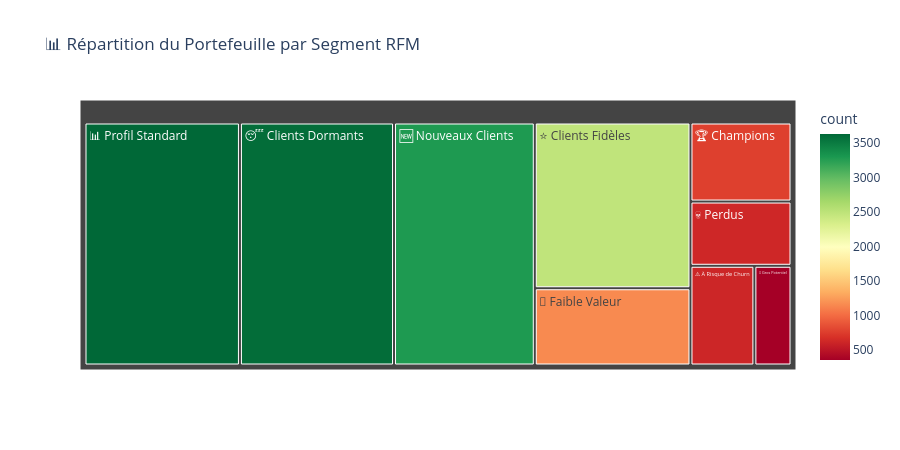

Write notebook code for a chart like this one.
### Code cell
# Visualisation RFM
seg_stats_rfm = master.groupby('RFM_SEGMENT').agg(
    NB_CLIENTS      = ('ID_CLIENT',       'count'),
    TOTAL_PRIMES    = ('TOTAL_PRIMES',    'mean'),
    RECENCY_DAYS    = ('RECENCY_DAYS',    'mean'),
    NB_POLICES      = ('NB_POLICES',      'mean'),
    SP_RATIO        = ('SP_RATIO',        'mean'),
    TAUX_IMPAYE     = ('TAUX_IMPAYE',     'mean'),
    ANCIENNETE      = ('ANCIENNETE_JOURS','mean'),
).round(2).sort_values('TOTAL_PRIMES', ascending=False)

display(seg_stats_rfm.style
    .background_gradient(subset=['TOTAL_PRIMES'], cmap='Greens')
    .background_gradient(subset=['SP_RATIO'],     cmap='Reds')
    .background_gradient(subset=['TAUX_IMPAYE'],  cmap='Oranges')
    .format({
        'TOTAL_PRIMES': '{:,.0f}',
        'RECENCY_DAYS': '{:.0f}j',
        'NB_POLICES':   '{:.2f}',
        'SP_RATIO':     '{:.3f}',
        'TAUX_IMPAYE':  '{:.2%}',
        'ANCIENNETE':   '{:.0f}j',
    })
    .set_caption('Profil moyen par Segment RFM')
)

# Treemap
fig = px.treemap(
    seg_counts.reset_index(),
    path=['RFM_SEGMENT'], values='count',
    title='📊 Répartition du Portefeuille par Segment RFM',
    color='count',
    color_continuous_scale='RdYlGn'
)
fig.update_layout(height=450)
fig.show()

### Figure 1 — Plotly figure (JSON) as saved in the notebook; plotly's stock layout.template omitted (floating-point values rounded to 4 significant figures)
{"data": [{"branchvalues": "total", "customdata": [[613], [2482], [3290], [1157], [768], [624], [356], [3633], [3601]], "domain": {"x": [0, 1], "y": [0, 1]}, "hovertemplate": "labels=%{label}<br>count_sum=%{value}<br>parent=%{parent}<br>id=%{id}<br>count=%{color}<extra></extra>", "ids": ["⚠️ À Risque de Churn", "⭐ Clients Fidèles", "🆕 Nouveaux Clients", "🌱 Faible Valeur", "🏆 Champions", "💀 Perdus", "💎 Gros Potentiel", "📊 Profil Standard", "😴 Clients Dormants"], "labels": ["⚠️ À Risque de Churn", "⭐ Clients Fidèles", "🆕 Nouveaux Clients", "🌱 Faible Valeur", "🏆 Champions", "💀 Perdus", "💎 Gros Potentiel", "📊 Profil Standard", "😴 Clients Dormants"], "marker": {"coloraxis": "coloraxis", "colors": [613, 2482, 3290, 1157, 768, 624, 356, 3633, 3601]}, "name": "", "parents": ["", "", "", "", "", "", "", "", ""], "type": "treemap", "values": [613, 2482, 3290, 1157, 768, 624, 356, 3633, 3601]}], "layout": {"coloraxis": {"colorbar": {"title": {"text": "count"}}, "colorscale": [[0, "rgb(165,0,38)"], [0.1, "rgb(215,48,39)"], [0.2, "rgb(244,109,67)"], [0.3, "rgb(253,174,97)"], [0.4, "rgb(254,224,139)"], [0.5, "rgb(255,255,191)"], [0.6, "rgb(217,239,139)"], [0.7, "rgb(166,217,106)"], [0.8, "rgb(102,189,99)"], [0.9, "rgb(26,152,80)"], [1, "rgb(0,104,55)"]]}, "height": 450, "legend": {"tracegroupgap": 0}, "title": {"text": "📊 Répartition du Portefeuille par Segment RFM"}}}
